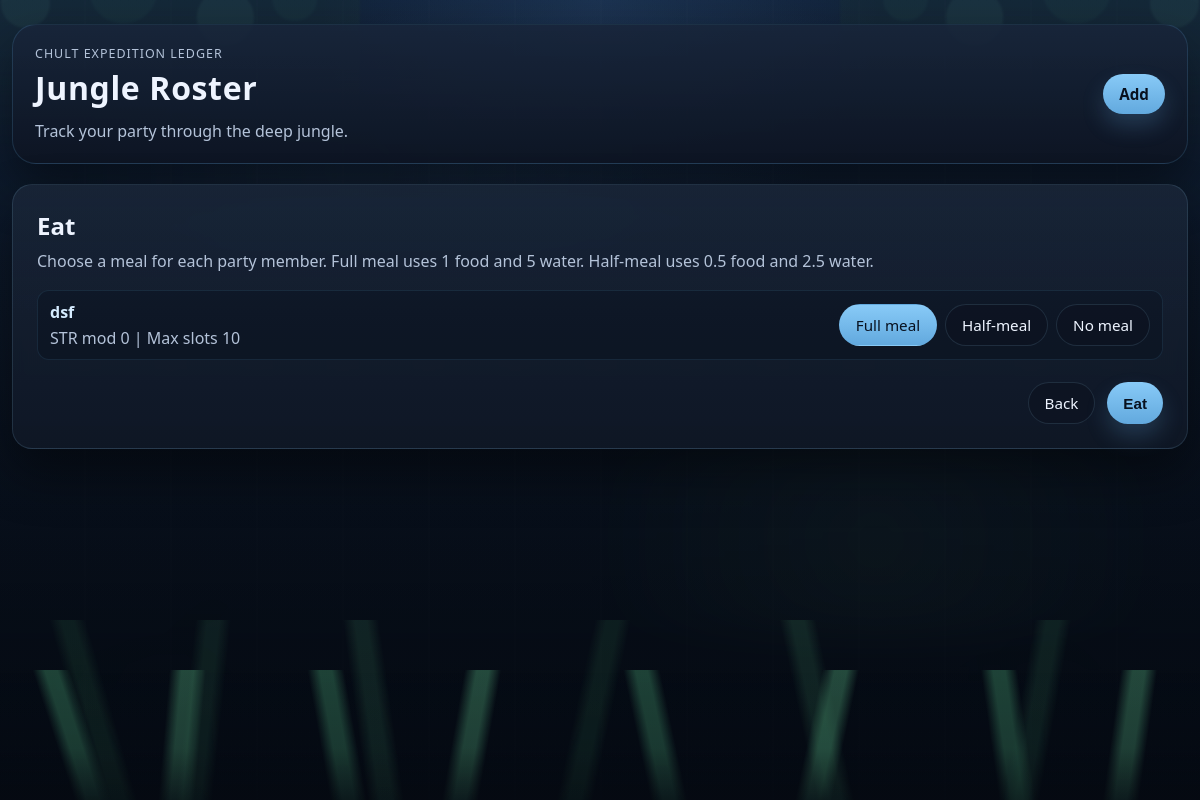
Page /eat on the earlier database version.
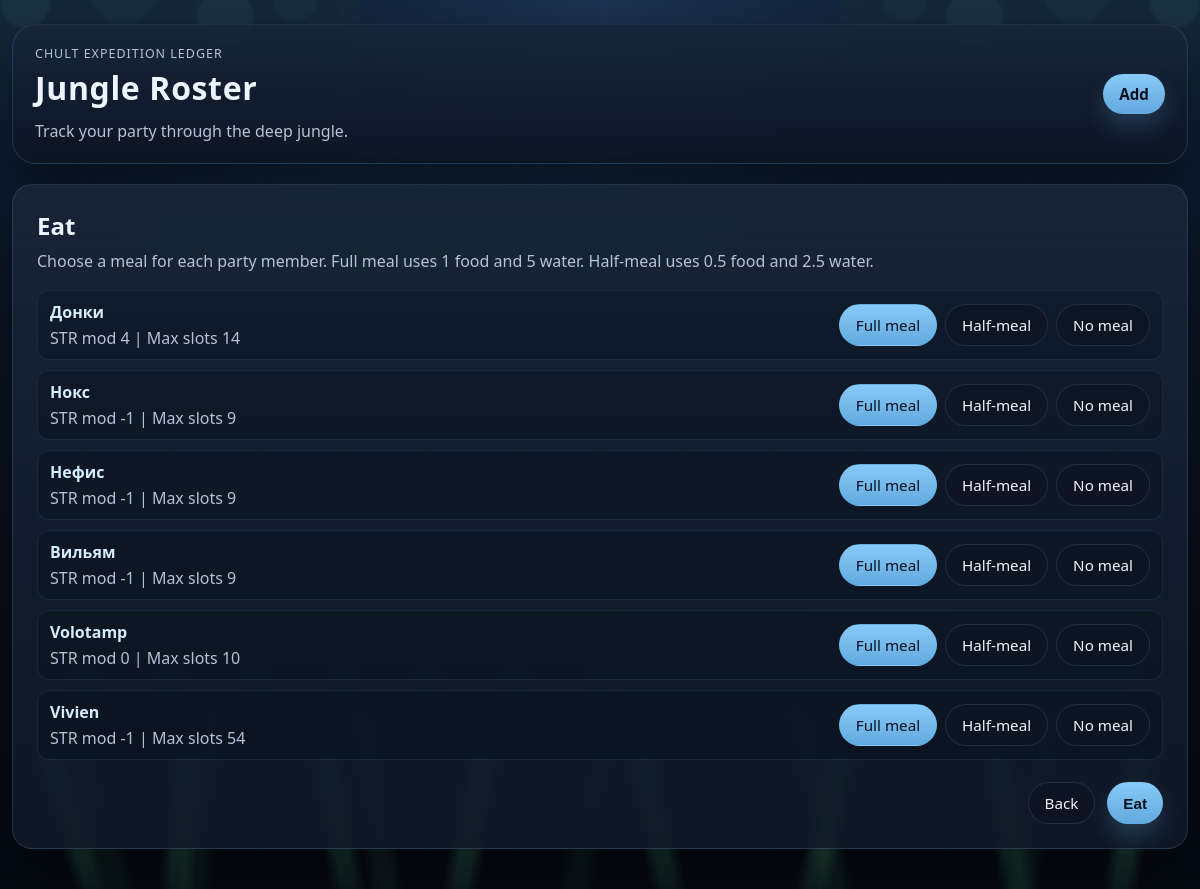
Same page on the later database version.
### tables this page shows
CREATE TABLE members (
            id INTEGER PRIMARY KEY AUTOINCREMENT,
            name TEXT NOT NULL,
            str_mod INTEGER NOT NULL DEFAULT 0,
            max_slots INTEGER NOT NULL DEFAULT 0,
            used_slots INTEGER NOT NULL DEFAULT 0,
            card_color TEXT NOT NULL DEFAULT 'dark-blue'
        );

### app.py (the view)
@app.route("/eat")
def eat_page() -> str:
    members = get_members_with_capacity()
    return render_template("eat.html", members=members)

### app.py (called while the page is built)
def get_db() -> sqlite3.Connection:
    if "db" not in g:
        g.db = sqlite3.connect(DATABASE)
        g.db.row_factory = sqlite3.Row
        g.db.execute("PRAGMA foreign_keys = ON")
    return g.db

def get_member_extra_slots(member_id: int) -> list[sqlite3.Row]:
    return get_db().execute(
        """
        SELECT id, name, amount
        FROM extra_slots
        WHERE member_id = ?
        ORDER BY id
        """,
        (member_id,),
    ).fetchall()

def overload_limit(max_slots: int) -> int:
    return max_slots // 2

### templates/eat.html (shortened to what this page needs)
{% extends "base.html" %}
{% block content %}
  <section class="form-panel eat-panel">
    <div class="panel-heading">
      <h2>Eat</h2>
      <p>Choose a meal for each party member. Full meal uses 1 food and 5 water. Half-meal uses 0.5 food and 2.5 water.</p>
    </div>
    <form class="eat-form" method="post" action="{{ url_for('apply_meals') }}">
      <div class="meal-list">
        {% for member in members %}
          <div class="meal-row">
            <div class="meal-member">
              <strong>{{ member["name"] }}</strong>
              <span>STR mod {{ member["str_mod"] }} | Max slots {{ member["max_slots"] }}</span>
            </div>
            <div class="meal-toggle-group">
              <label>
                <span>Full meal</span>
              </label>
              <label>
                <span>Half-meal</span>
              </label>
              <label>
                <span>No meal</span>
              </label>
            </div>
          </div>
        {% else %}
          <p class="muted-text">No party members to feed yet.</p>
        {% endfor %}
      </div>
      <div class="form-actions">
        <a class="ghost-button" href="{{ url_for('index') }}">Back</a>
        <button class="primary-button" type="submit">Eat</button>
      </div>
    </form>
  </section>
{% endblock %}

### templates/base.html (shortened to what this page needs)
<!doctype html>
<html lang="en">
  <head>
    <link rel="stylesheet" href="{{ url_for('static', filename='styles.css') }}">
  </head>
  <body>
    <div class="scene-backdrop" aria-hidden="true">
      <div class="mist mist-one"></div>
      <div class="mist mist-two"></div>
      <div class="canopy canopy-left"></div>
      <div class="canopy canopy-right"></div>
      <div class="dino dino-left"></div>
      <div class="dino dino-right"></div>
      <div class="grass grass-back"></div>
      <div class="grass grass-front"></div>
    </div>
    <div class="app-shell">
      <header class="topbar">
        <div class="title-group">
          <p class="eyebrow">Chult Expedition Ledger</p>
          <h1>Jungle Roster</h1>
          <p class="tagline">Track your party through the deep jungle.</p>
        </div>
        <a class="primary-button" href="{{ url_for('add_member') }}">Add</a>
      </header>
      <main>
        {% block content %}{% endblock %}
      </main>
    </div>
  </body>
</html>

Differences in the rows shown:
removed members: name "dsf", str_mod "0", max_slots "10"
added members: name "Донки", str_mod "4", max_slots "14"
added members: name "Нокс", str_mod "-1", max_slots "9"
added members: name "Нефис", str_mod "-1", max_slots "9"
added members: name "Вильям", str_mod "-1", max_slots "9"
added members: name "Volotamp", str_mod "0", max_slots "10"
added members: name "Vivien", str_mod "-1", max_slots "54"
